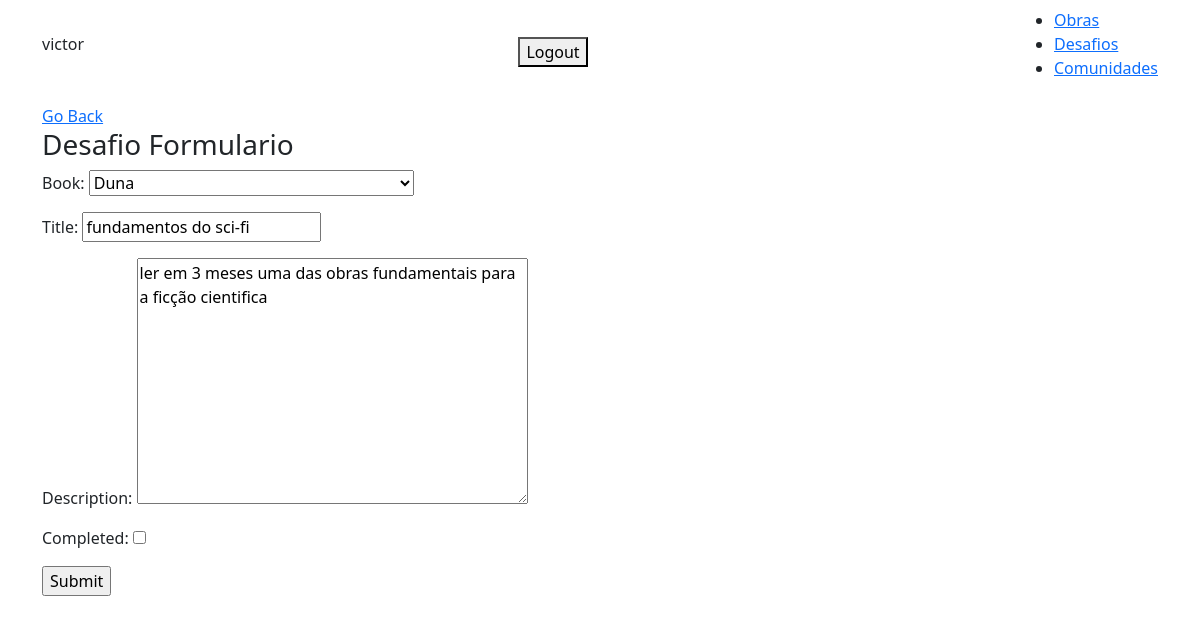
Page /user/challenge/update/8/ (signed in) on the committed database.
### base/models.py (models this page shows, shortened)
class Challenge(models.Model):
    book = models.ForeignKey(Work, related_name='challenges', on_delete=models.CASCADE)
    user = models.ForeignKey(User, on_delete=models.CASCADE)
    title = models.CharField(max_length=200, null=True, blank=True)
    description = models.TextField(null=True, blank=True)
    completed = models.BooleanField(default=False)
    created = models.DateTimeField(auto_now_add=True)
    class Meta:
        ordering = ['completed']

class Work(models.Model):
    title = models.CharField(max_length=200, null=True, blank=True)
    author = models.CharField(max_length=200, null=True, blank=True)
    description = models.TextField(null=True, blank=True)
    page_number = models.IntegerField(null=True, blank=True)
    genre = models.CharField(max_length=200, null=True, blank=True)
    kind = models.CharField(max_length=100, blank=True)
    image = models.ImageField(upload_to='imagens/', null=True, blank=True)
    def __str__(self):
        return str(self.title)
    class Meta:
        ordering = ['kind']

### base/views/challenge_views.py (the view)
# urls.py: path('user/challenge/update/<int:pk>/', ChallengeUpdate.as_view(), name='challenge-update'),
class ChallengeUpdate(LoginRequiredMixin, UpdateView):
    model = Challenge
    fields = ['book', 'title', 'description', 'completed']
    success_url = reverse_lazy('challenges')
    template_name = 'base/challenge_front/challenge_update.html'

### base/templates/base/challenge_front/challenge_update.html (shortened to what this page needs)
{% extends 'base/main_form.html' %}
{% block content %}
<a href="{% url 'challenge' pk=challenge.pk %}">Go Back</a>
<h3>Desafio Formulario</h3>
<form method="POST" action="">
    {{form.as_p}}
    <input type="submit" value="Submit">
</form>
{% endblock %}

### base/templates/base/navbar.html (shortened to what this page needs)
<nav class="navbar">
    {% if request.user.is_authenticated%}
    <p>{{request.user}}</p>
    <form action="{% url 'logout' %}" method="post">
        <button type="submit">Logout</button>
    </form>
    {% else %}
    <a href="{% url 'login' %}">Login</a>
    {% endif %}
    <ul>
        <li><a href="{% url 'works' %}">Obras</a></li>
        <li><a href="{% url 'challenges' %}">Desafios</a></li>
        <li><a href="{% url 'communities' %}">Comunidades</a></li>
    </ul>
</nav>

### rows in the picture
Challenge: book "Duna", description "ler em 3 meses uma das obras fundamentais para a ficção cientifica"
Work: title "fundamentos do sci-fi"

### other values in the picture
{{ request.user }} "victor"
